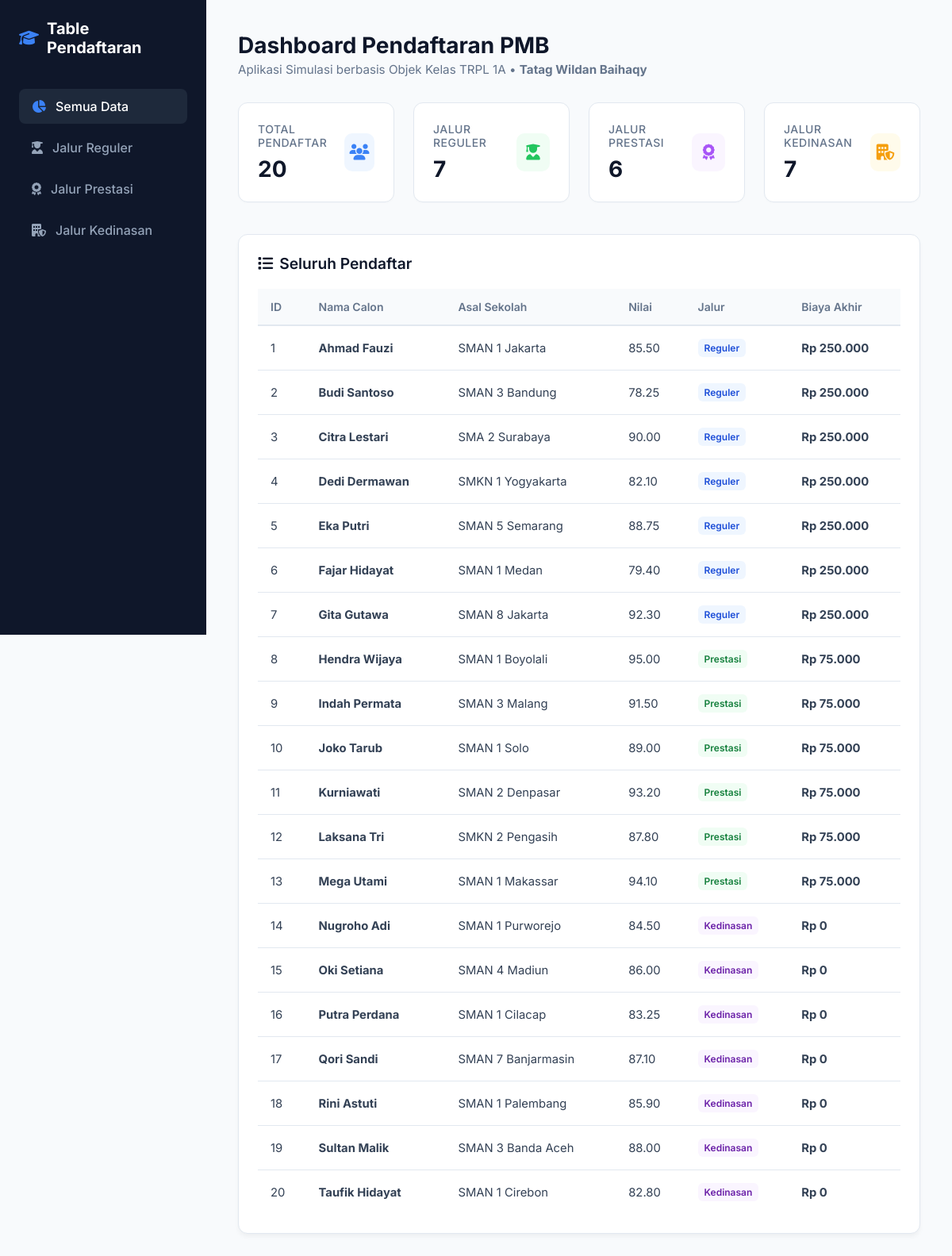
The page / on the database its author committed.
### tables this page shows
CREATE TABLE `tabel_pendaftaran` (
  `id_pendaftaran` int(11) NOT NULL,
  `nama_calon` varchar(100) NOT NULL,
  `asal_sekolah` varchar(100) NOT NULL,
  `nilai_ujian` decimal(5,2) NOT NULL,
  `biaya_pendaftaran_dasar` decimal(10,2) NOT NULL,
  `jalur_pendaftaran` enum('Reguler','Prestasi','Kedinasan') NOT NULL,
  `pilihan_prodi` varchar(50) DEFAULT NULL,
  `lokasi_kampus` varchar(50) DEFAULT NULL,
  `jenis_prestasi` varchar(50) DEFAULT NULL,
  `tingkat_prestasi` varchar(50) DEFAULT NULL,
  `sk_ikatan_dinas` varchar(50) DEFAULT NULL,
  `instansi_sponsor` varchar(100) DEFAULT NULL
);

### class/PendaftaranReguler.php (called while the page is built, shortened)
<?php
require_once __DIR__ . '/../models/Pendaftaran.php';
class PendaftaranReguler extends Pendaftaran {
    public function hitungTotalBiaya() {
        return $this->biayaPendaftaranDasar;
    }
    public static function getDaftarReguler($db) {
        $query = "SELECT id_pendaftaran, nama_calon, asal_sekolah, nilai_ujian, biaya_pendaftaran_dasar, pilihan_prodi, lokasi_kampus
                  FROM tabel_pendaftaran
                  WHERE jalur_pendaftaran = 'Reguler'";
        $stmt = $db->prepare($query);
        $stmt->execute();
        $listReguler = [];
        while ($row = $stmt->fetch(PDO::FETCH_ASSOC)) {
            $listReguler[] = new PendaftaranReguler(
                $row['id_pendaftaran'],
                $row['nama_calon'],
                $row['asal_sekolah'],
                $row['nilai_ujian'],
                $row['biaya_pendaftaran_dasar'],
                $row['pilihan_prodi'],
                $row['lokasi_kampus']
            );
        }
        return $listReguler;
    }
}
?>

### class/PendaftaranPrestasi.php (called while the page is built, shortened)
<?php
require_once __DIR__ . '/../models/Pendaftaran.php';
class PendaftaranPrestasi extends Pendaftaran {
    public function hitungTotalBiaya() {
        return $this->biayaPendaftaranDasar * 0.5;
    }
    public static function getDaftarPrestasi($db) {
        $query = "SELECT id_pendaftaran, nama_calon, asal_sekolah, nilai_ujian, biaya_pendaftaran_dasar, jenis_prestasi, tingkat_prestasi
                  FROM tabel_pendaftaran
                  WHERE jalur_pendaftaran = 'Prestasi'";
        $stmt = $db->prepare($query);
        $stmt->execute();
        $listPrestasi = [];
        while ($row = $stmt->fetch(PDO::FETCH_ASSOC)) {
            $listPrestasi[] = new PendaftaranPrestasi(
                $row['id_pendaftaran'],
                $row['nama_calon'],
                $row['asal_sekolah'],
                $row['nilai_ujian'],
                $row['biaya_pendaftaran_dasar'],
                $row['jenis_prestasi'],
                $row['tingkat_prestasi']
            );
        }
        return $listPrestasi;
    }
}
?>

### class/PendaftaranKedinasan.php (called while the page is built, shortened)
<?php
require_once __DIR__ . '/../models/Pendaftaran.php';
class PendaftaranKedinasan extends Pendaftaran {
    public function hitungTotalBiaya() {
        return 0.00;
    }
    public static function getDaftarKedinasan($db) {
        $query = "SELECT id_pendaftaran, nama_calon, asal_sekolah, nilai_ujian, biaya_pendaftaran_dasar, sk_ikatan_dinas, instansi_sponsor
                  FROM tabel_pendaftaran
                  WHERE jalur_pendaftaran = 'Kedinasan'";
        $stmt = $db->prepare($query);
        $stmt->execute();
        $listKedinasan = [];
        while ($row = $stmt->fetch(PDO::FETCH_ASSOC)) {
            $listKedinasan[] = new PendaftaranKedinasan(
                $row['id_pendaftaran'],
                $row['nama_calon'],
                $row['asal_sekolah'],
                $row['nilai_ujian'],
                $row['biaya_pendaftaran_dasar'],
                $row['sk_ikatan_dinas'],
                $row['instansi_sponsor']
            );
        }
        return $listKedinasan;
    }
}
?>

### models/Pendaftaran.php (called while the page is built, shortened)
<?php
abstract class Pendaftaran {
    protected $id_pendaftaran;
    protected $nama_calon;
    protected $asal_sekolah;
    protected $nilai_ujian;
    public function __construct($id, $nama, $sekolah, $nilai, $biayaDasar) {
        $this->id_pendaftaran = $id;
        $this->nama_calon = $nama;
        $this->asal_sekolah = $sekolah;
        $this->nilai_ujian = $nilai;
        $this->biayaPendaftaranDasar = $biayaDasar;
    }
    public function getIdPendaftaran() { return $this->id_pendaftaran; }
    public function getNamaCalon() { return $this->nama_calon; }
    public function getAsalSekolah() { return $this->asal_sekolah; }
    public function getNilaiUjian() { return $this->nilai_ujian; }
}
?>

### index.php (the view, shortened to what this page needs)
<?php
require_once 'models/Pendaftaran.php';
require_once 'class/PendaftaranReguler.php';
require_once 'class/PendaftaranPrestasi.php';
require_once 'class/PendaftaranKedinasan.php';
$db = Koneksi::getConnection();
$dataReguler   = PendaftaranReguler::getDaftarReguler($db);
$dataPrestasi  = PendaftaranPrestasi::getDaftarPrestasi($db);
$dataKedinasan = PendaftaranKedinasan::getDaftarKedinasan($db);
$totalReguler   = count($dataReguler);
$totalPrestasi  = count($dataPrestasi);
$totalKedinasan = count($dataKedinasan);
$totalSemua     = $totalReguler + $totalPrestasi + $totalKedinasan;
?>
<!DOCTYPE html>
<html lang="id">
<head>
    <link rel="stylesheet" href="https://cdnjs.cloudflare.com/ajax/libs/font-awesome/6.4.0/css/all.min.css">
    <link rel="stylesheet" href="style.css">
</head>
<body>
    <div class="sidebar">
        <div class="sidebar-brand">
            <i class="fa-solid fa-graduation-cap"></i>
            <span>Table Pendaftaran</span>
        </div>
        <ul class="sidebar-menu">
            <li class="menu-item active" onclick="switchTab('all', this)">
                <i class="fa-solid fa-chart-pie"></i> Semua Data
            </li>
            <li class="menu-item" onclick="switchTab('reguler', this)">
                <i class="fa-solid fa-user-graduate"></i> Jalur Reguler
            </li>
            <li class="menu-item" onclick="switchTab('prestasi', this)">
                <i class="fa-solid fa-award"></i> Jalur Prestasi
            </li>
            <li class="menu-item" onclick="switchTab('kedinasan', this)">
                <i class="fa-solid fa-building-shield"></i> Jalur Kedinasan
            </li>
        </ul>
    </div>
    <div class="main-content">
        <div class="header">
            <h1>Dashboard Pendaftaran PMB</h1>
            <p>Aplikasi Simulasi berbasis Objek Kelas TRPL 1A • <strong>Tatag Wildan Baihaqy</strong></p>
        </div>
        <div class="stats-grid">
            <div class="stat-card">
                <div class="stat-info"><h3>Total Pendaftar</h3><p><?= $totalSemua ?></p></div>
                <div class="stat-icon bg-blue"><i class="fa-solid fa-users"></i></div>
            </div>
            <div class="stat-card">
                <div class="stat-info"><h3>Jalur Reguler</h3><p><?= $totalReguler ?></p></div>
                <div class="stat-icon bg-green"><i class="fa-solid fa-user-graduate"></i></div>
            </div>
            <div class="stat-card">
                <div class="stat-info"><h3>Jalur Prestasi</h3><p><?= $totalPrestasi ?></p></div>
                <div class="stat-icon bg-purple"><i class="fa-solid fa-award"></i></div>
            </div>
            <div class="stat-card">
                <div class="stat-info"><h3>Jalur Kedinasan</h3><p><?= $totalKedinasan ?></p></div>
                <div class="stat-icon bg-amber"><i class="fa-solid fa-building-shield"></i></div>
            </div>
        </div>
        <div id="panel-all" class="section-panel active">
            <div class="section-title"><i class="fa-solid fa-list"></i> Seluruh Pendaftar</div>
            <div class="table-responsive">
                <table>
                    <thead>
                        <tr>
                            <th>ID</th><th>Nama Calon</th><th>Asal Sekolah</th><th>Nilai</th><th>Jalur</th><th>Biaya Akhir</th>
                        </tr>
                    </thead>
                    <tbody>
                        <?php
                        $semua = array_merge($dataReguler, $dataPrestasi, $dataKedinasan);
                        usort($semua, function($a, $b) { return $a->getIdPendaftaran() <=> $b->getIdPendaftaran(); });
                        foreach ($semua as $mhs):
                            $class = strtolower(str_replace('Pendaftaran', '', get_class($mhs)));
                        ?>
                        <tr>
                            <td><?= $mhs->getIdPendaftaran() ?></td>
                            <td><strong><?= $mhs->getNamaCalon() ?></strong></td>
                            <td><?= $mhs->getAsalSekolah() ?></td>
                            <td><?= $mhs->getNilaiUjian() ?></td>
                            <td><span class="badge badge-<?= $class ?>"><?= ucfirst($class) ?></span></td>
                            <td><strong>Rp <?= number_format($mhs->hitungTotalBiaya(), 0, ',', '.') ?></strong></td>
                        </tr>
                        <?php endforeach; ?>
                    </tbody>
                </table>
            </div>
        </div>
    </div>
</body>
</html>

### style.css (style rules this page uses)
:root { --bg-primary: #f8fafc; --sidebar-bg: #0f172a; --sidebar-color: #94a3b8; --text-main: #1e293b; --accent-color: #3b82f6; --card-bg: #ffffff; --border-color: #e2e8f0; }
* { margin: 0; padding: 0; box-sizing: border-box; font-family: 'Inter', sans-serif; }
body { display: flex; background-color: var(--bg-primary); color: var(--text-main); min-height: 100vh; }
.sidebar { width: 260px; background-color: var(--sidebar-bg); padding: 24px; display: flex; flex-direction: column; position: fixed; height: 100vh; }
.sidebar-brand { color: #fff; font-size: 1.25rem; font-weight: 700; margin-bottom: 40px; display: flex; align-items: center; gap: 10px; }
.sidebar-brand i { color: var(--accent-color); }
.sidebar-menu { list-style: none; display: flex; flex-direction: column; gap: 8px; }
.menu-item { display: flex; align-items: center; gap: 12px; padding: 12px 16px; color: var(--sidebar-color); text-decoration: none; border-radius: 8px; font-weight: 500; transition: all 0.2s ease; cursor: pointer; }
.menu-item:hover, .menu-item.active { background-color: #1e293b; color: #fff; }
.menu-item.active i { color: var(--accent-color); }
.main-content { margin-left: 260px; flex: 1; padding: 40px; width: calc(100% - 260px); }
.header { margin-bottom: 32px; }
.header h1 { font-size: 1.75rem; font-weight: 700; color: #0f172a; }
.header p { color: #64748b; margin-top: 4px; font-size: 0.95rem; }
.stats-grid { display: grid; grid-template-columns: repeat(4, 1fr); gap: 24px; margin-bottom: 40px; }
.stat-card { background: var(--card-bg); padding: 24px; border-radius: 12px; border: 1px solid var(--border-color); display: flex; align-items: center; justify-content: space-between; box-shadow: 0 1px 3px rgba(0,0,0,0.02); }
.stat-info h3 { font-size: 0.875rem; color: #64748b; font-weight: 500; text-transform: uppercase; letter-spacing: 0.5px; }
.stat-info p { font-size: 1.75rem; font-weight: 700; color: #0f172a; margin-top: 8px; }
.stat-icon { width: 48px; height: 48px; border-radius: 10px; display: flex; align-items: center; justify-content: center; font-size: 1.25rem; }
.bg-blue { background: #eff6ff; color: #3b82f6; }
.bg-green { background: #f0fdf4; color: #22c55e; }
.bg-purple { background: #faf5ff; color: #a855f7; }
.bg-amber { background: #fffbeb; color: #f59e0b; }
.section-panel { background: var(--card-bg); border-radius: 12px; border: 1px solid var(--border-color); box-shadow: 0 4px 6px -1px rgba(0,0,0,0.05); padding: 24px; display: none; }
.section-panel.active { display: block; animation: fadeIn 0.3s ease; }
.section-title { font-size: 1.2rem; font-weight: 600; margin-bottom: 20px; color: #0f172a; display: flex; align-items: center; gap: 8px; }
.table-responsive { overflow-x: auto; }
table { width: 100%; border-collapse: collapse; text-align: left; }
th { background: #f8fafc; padding: 14px 16px; font-size: 0.875rem; font-weight: 600; color: #64748b; border-bottom: 2px solid var(--border-color); }
td { padding: 16px; font-size: 0.925rem; color: #334155; border-bottom: 1px solid var(--border-color); }
tr:last-child td { border-bottom: none; }
.badge { display: inline-block; padding: 4px 8px; font-size: 0.75rem; font-weight: 600; border-radius: 6px; }
.badge-reguler { background-color: #eff6ff; color: #1d4ed8; }
.badge-prestasi { background-color: #f0fdf4; color: #15803d; }
.badge-kedinasan { background-color: #faf5ff; color: #6b21a8; }

### rows shown on the page
tabel_pendaftaran: id_pendaftaran "1", nama_calon "Ahmad Fauzi", asal_sekolah "SMAN 1 Jakarta", nilai_ujian "85.50", class "Reguler", biaya_pendaftaran_dasar "250.000"
tabel_pendaftaran: id_pendaftaran "2", nama_calon "Budi Santoso", asal_sekolah "SMAN 3 Bandung", nilai_ujian "78.25", class "Reguler", biaya_pendaftaran_dasar "250.000"
tabel_pendaftaran: id_pendaftaran "3", nama_calon "Citra Lestari", asal_sekolah "SMA 2 Surabaya", nilai_ujian "90.00", class "Reguler", biaya_pendaftaran_dasar "250.000"
tabel_pendaftaran: id_pendaftaran "4", nama_calon "Dedi Dermawan", asal_sekolah "SMKN 1 Yogyakarta", nilai_ujian "82.10", class "Reguler", biaya_pendaftaran_dasar "250.000"
tabel_pendaftaran: id_pendaftaran "5", nama_calon "Eka Putri", asal_sekolah "SMAN 5 Semarang", nilai_ujian "88.75", class "Reguler", biaya_pendaftaran_dasar "250.000"
tabel_pendaftaran: id_pendaftaran "6", nama_calon "Fajar Hidayat", asal_sekolah "SMAN 1 Medan", nilai_ujian "79.40", class "Reguler", biaya_pendaftaran_dasar "250.000"
tabel_pendaftaran: id_pendaftaran "7", nama_calon "Gita Gutawa", asal_sekolah "SMAN 8 Jakarta", nilai_ujian "92.30", class "Reguler", biaya_pendaftaran_dasar "250.000"
tabel_pendaftaran: id_pendaftaran "8", nama_calon "Hendra Wijaya", asal_sekolah "SMAN 1 Boyolali", nilai_ujian "95.00", class "Prestasi", biaya_pendaftaran_dasar "75.000"
tabel_pendaftaran: id_pendaftaran "9", nama_calon "Indah Permata", asal_sekolah "SMAN 3 Malang", nilai_ujian "91.50", class "Prestasi", biaya_pendaftaran_dasar "75.000"
tabel_pendaftaran: id_pendaftaran "10", nama_calon "Joko Tarub", asal_sekolah "SMAN 1 Solo", nilai_ujian "89.00", class "Prestasi", biaya_pendaftaran_dasar "75.000"
tabel_pendaftaran: id_pendaftaran "11", nama_calon "Kurniawati", asal_sekolah "SMAN 2 Denpasar", nilai_ujian "93.20", class "Prestasi", biaya_pendaftaran_dasar "75.000"
tabel_pendaftaran: id_pendaftaran "12", nama_calon "Laksana Tri", asal_sekolah "SMKN 2 Pengasih", nilai_ujian "87.80", class "Prestasi", biaya_pendaftaran_dasar "75.000"
tabel_pendaftaran: id_pendaftaran "13", nama_calon "Mega Utami", asal_sekolah "SMAN 1 Makassar", nilai_ujian "94.10", class "Prestasi", biaya_pendaftaran_dasar "75.000"
tabel_pendaftaran: id_pendaftaran "14", nama_calon "Nugroho Adi", asal_sekolah "SMAN 1 Purworejo", nilai_ujian "84.50", class "Kedinasan", hitungTotalBiaya "0"
tabel_pendaftaran: id_pendaftaran "15", nama_calon "Oki Setiana", asal_sekolah "SMAN 4 Madiun", nilai_ujian "86.00", class "Kedinasan", hitungTotalBiaya "0"
tabel_pendaftaran: id_pendaftaran "16", nama_calon "Putra Perdana", asal_sekolah "SMAN 1 Cilacap", nilai_ujian "83.25", class "Kedinasan", hitungTotalBiaya "0"
tabel_pendaftaran: id_pendaftaran "17", nama_calon "Qori Sandi", asal_sekolah "SMAN 7 Banjarmasin", nilai_ujian "87.10", class "Kedinasan", hitungTotalBiaya "0"
tabel_pendaftaran: id_pendaftaran "18", nama_calon "Rini Astuti", asal_sekolah "SMAN 1 Palembang", nilai_ujian "85.90", class "Kedinasan", hitungTotalBiaya "0"
tabel_pendaftaran: id_pendaftaran "19", nama_calon "Sultan Malik", asal_sekolah "SMAN 3 Banda Aceh", nilai_ujian "88.00", class "Kedinasan", hitungTotalBiaya "0"
tabel_pendaftaran: id_pendaftaran "20", nama_calon "Taufik Hidayat", asal_sekolah "SMAN 1 Cirebon", nilai_ujian "82.80", class "Kedinasan", hitungTotalBiaya "0"

### other values the page prints
$totalSemua "20"
$totalReguler "7"
$totalPrestasi "6"
$totalKedinasan "7"
